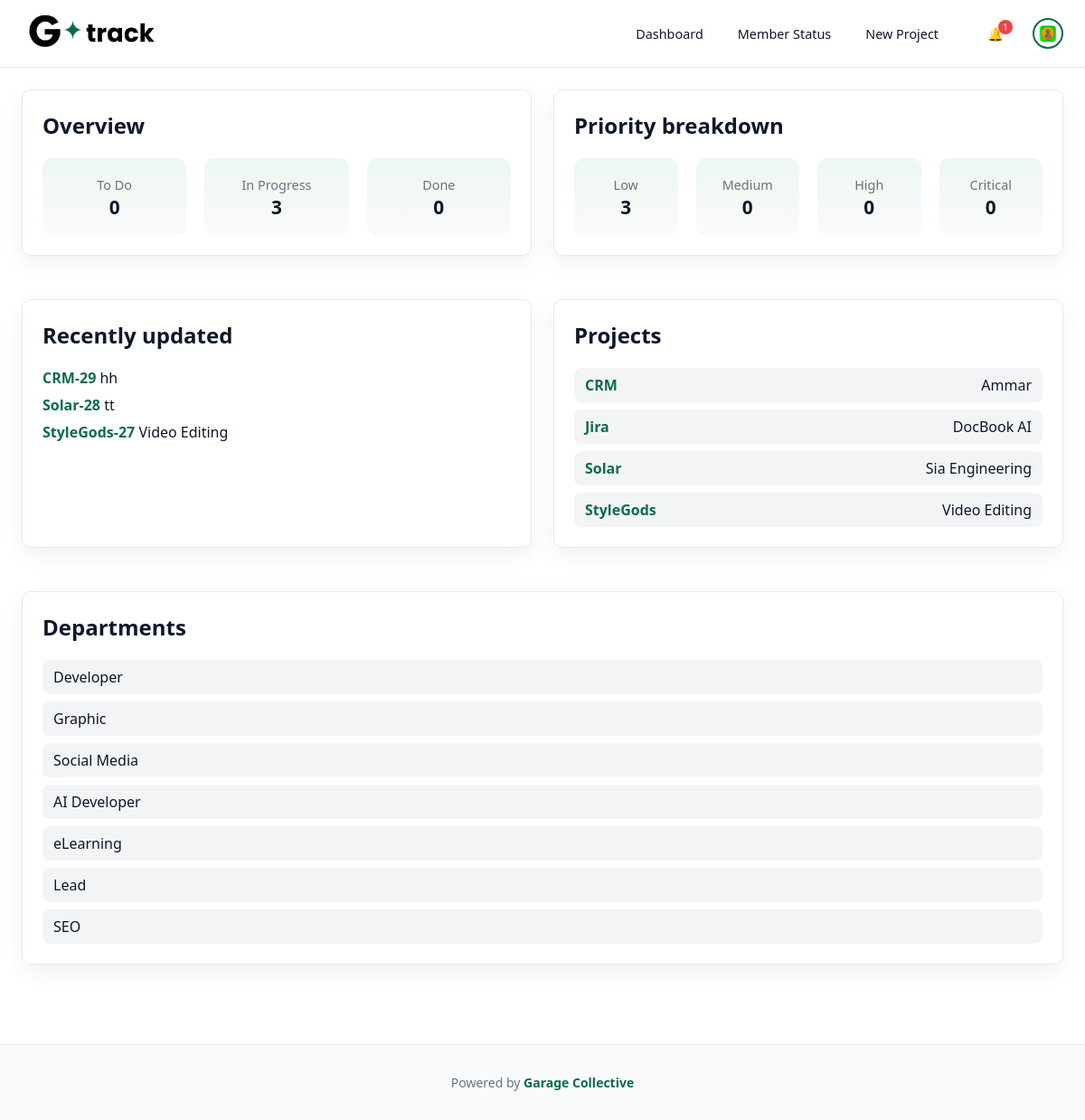
Before: / (signed in) with the older database file.
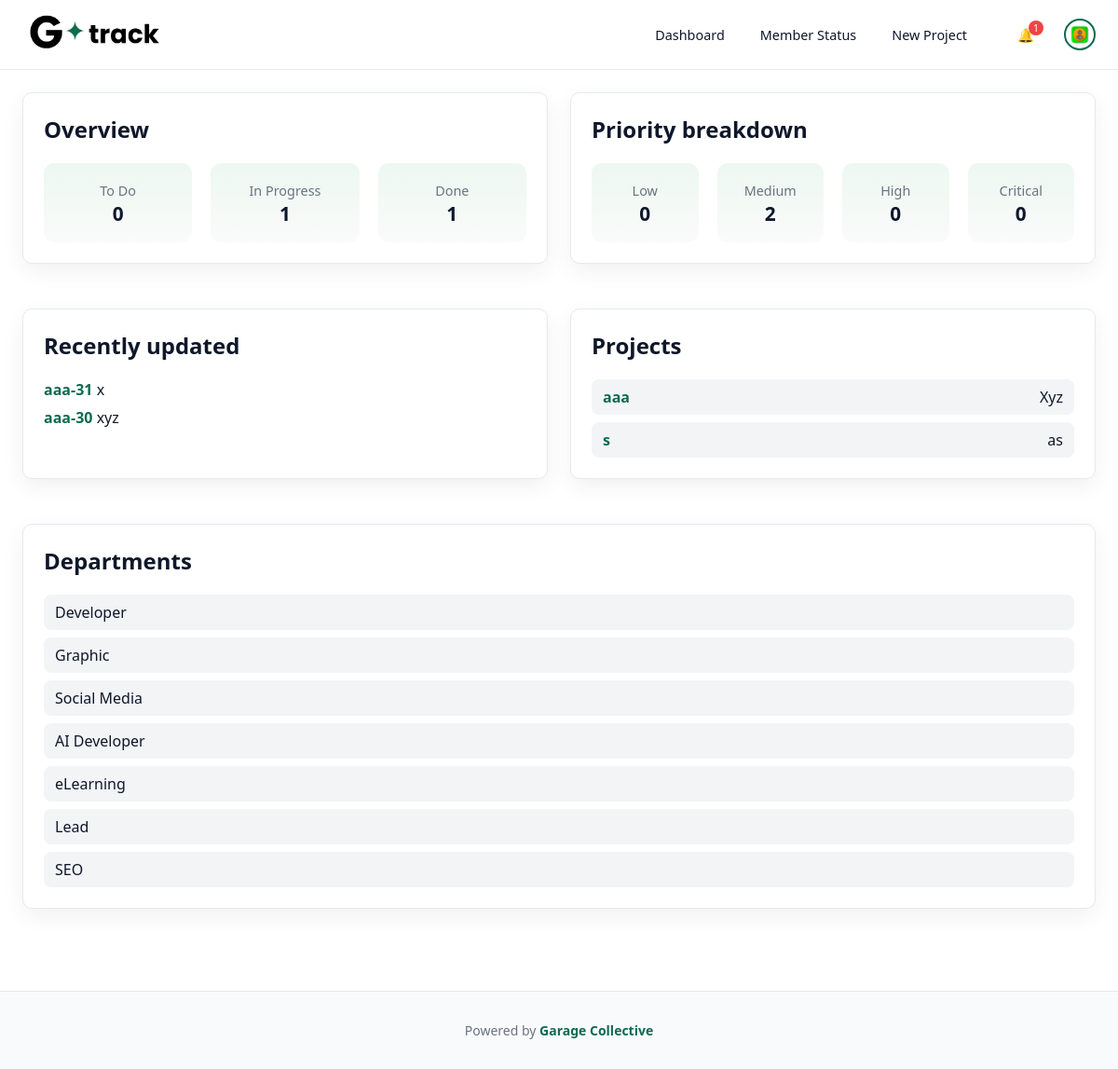
After: the same page with the newer database file.
### board/models.py (models this page shows, shortened)
class Issue(models.Model):
    STATUS_CHOICES = [
        ("TODO", "To Do"),
        ("IN_PROGRESS", "In Progress"),
        ("DONE", "Done"),
    ]
    PRIORITY_CHOICES = [
        ("LOW", "Low"),
        ("MEDIUM", "Medium"),
        ("HIGH", "High"),
        ("CRITICAL", "Critical"),
    ]
    project = models.ForeignKey(Project, related_name="issues", on_delete=models.CASCADE)
    title = models.CharField(max_length=200)
    description = models.TextField(blank=True)
    status = models.CharField(max_length=20, choices=STATUS_CHOICES, default="TODO")
    priority = models.CharField(max_length=20, choices=PRIORITY_CHOICES, default="MEDIUM")
    assignee = models.ForeignKey(User, null=True, blank=True, on_delete=models.SET_NULL)
    members = models.ManyToManyField(
        User,
        related_name="issue_memberships",
        blank=True,
    )
    due_date = models.DateField(null=True, blank=True)
    show_on_board = models.BooleanField(
        default=True,
        help_text="If false the issue is hidden from the project's kanban columns but still visible in My Tasks and issue detail."
    )
    created_at = models.DateTimeField(auto_now_add=True)
    updated_at = models.DateTimeField(auto_now=True)
    class Meta:
        ordering = ["-created_at"]

class Project(models.Model):
    name = models.CharField(max_length=100)
    key = models.CharField(
        max_length=10,
        unique=True,                      # keep this if you want each key only once
        help_text="Short code, e.g. CRM",
    )
    description = models.TextField(blank=True)
    owner = models.ForeignKey(
        User,
        related_name="owned_projects",
        on_delete=models.CASCADE,
    )
    issue_date = models.DateField(null=True, blank=True)
    deadline_date = models.DateField(null=True, blank=True)
    sop = models.TextField(
        blank=True,
        help_text="Step-by-step SOP for this project.",
    )
    reference_url = models.URLField(
        blank=True,
        null=True,
        help_text="Optional: link to docs / design / folder for this project.",
    )
    members = models.ManyToManyField(
        User,
        related_name="projects",
        blank=True,
        help_text="Team members who can see this project.",
    )
    department = models.CharField(
        max_length=50,
        choices=Profile.DEPARTMENT_CHOICES,
        blank=True,
        null=True,
        help_text="Department this project belongs to",
    )
    created_at = models.DateTimeField(auto_now_add=True)
    class Meta:
        ordering = ["name"]

### board/views.py (the view)
# urls.py: path("", DashboardView.as_view(), name="dashboard"),
class DashboardView(LoginRequiredMixin, TemplateView):
    template_name = "board/dashboard.html"
    def get_context_data(self, **kwargs):
        ctx = super().get_context_data(**kwargs)
        user = self.request.user
        profile = getattr(user, "profile", None)
        if profile and profile.role == Profile.ROLE_BOSS:
            projects = Project.objects.all()
        else:
            projects = Project.objects.filter(
                Q(owner=user) | Q(members=user)
            ).distinct()
        ctx["projects"] = projects
        issues_qs = Issue.objects.filter(project__in=projects)
        ctx["issue_counts"] = {
            "todo": issues_qs.filter(status="TODO").count(),
            "in_progress": issues_qs.filter(status="IN_PROGRESS").count(),
            "done": issues_qs.filter(status="DONE").count(),
        }
        ctx["priority_counts"] = {
            "low": issues_qs.filter(priority="LOW").count(),
            "medium": issues_qs.filter(priority="MEDIUM").count(),
            "high": issues_qs.filter(priority="HIGH").count(),
            "critical": issues_qs.filter(priority="CRITICAL").count(),
        }
        ctx["recent_issues"] = (
            issues_qs.select_related("project", "assignee")
            .order_by("-updated_at")[:5]
        )
        ctx["profile"] = profile
        ctx["department_choices"] = Profile.DEPARTMENT_CHOICES
        return ctx

### board/context_processors.py (called while the page is built)
def user_issue_counts(request):
    if not request.user.is_authenticated:
        return {}
    today = timezone.localdate()
    overdue = Issue.objects.filter(
        assignee=request.user,
        due_date__lt=today
    ).exclude(status="DONE").count()
    open_issues = Issue.objects.filter(
        assignee=request.user
    ).exclude(status="DONE").count()
    return {
        "nav_overdue_count": overdue,
        "nav_open_issue_count": open_issues,
    }

def notifications_context(request):
    if request.user.is_authenticated:
        count = Notification.objects.filter(
            user=request.user,
            is_read=False
        ).count()
    else:
        count = 0
    return {"unread_notifications_count": count}

### board/templates/board/dashboard.html (shortened to what this page needs)
{% extends 'base.html' %}
{% block content %}
<div class="dashboard-grid">
  <div class="dashboard-row">
    <section class="card stats">
      <h2>Overview</h2>
      <div class="stats-row">
        <div class="stat">
          <span class="label">To Do</span>
          <span class="value">{{ issue_counts.todo }}</span>
        </div>
        <div class="stat">
          <span class="label">In Progress</span>
          <span class="value">{{ issue_counts.in_progress }}</span>
        </div>
        <div class="stat">
          <span class="label">Done</span>
          <span class="value">{{ issue_counts.done }}</span>
        </div>
      </div>
    </section>
    <section class="card">
      <h2>Priority breakdown</h2>
      <div class="stats-row">
        <div class="stat">
          <span class="label">Low</span>
          <span class="value">{{ priority_counts.low }}</span>
        </div>
        <div class="stat">
          <span class="label">Medium</span>
          <span class="value">{{ priority_counts.medium }}</span>
        </div>
        <div class="stat">
          <span class="label">High</span>
          <span class="value">{{ priority_counts.high }}</span>
        </div>
        <div class="stat">
          <span class="label">Critical</span>
          <span class="value">{{ priority_counts.critical }}</span>
        </div>
      </div>
    </section>
  </div>
  <div class="dashboard-row">
    <section class="card">
      <h2>Recently updated</h2>
      <ul class="project-list">
        {% for issue in recent_issues %}
          <li>
            <span class="project-key">{{ issue.project.key }}-{{ issue.id }}</span>
            <span class="project-name">{{ issue.title }}</span>
          </li>
        {% empty %}
          <li>No issues yet.</li>
        {% endfor %}
      </ul>
    </section>
    <section class="card">
      <h2>Projects</h2>
      {% if projects %}
        <ul class="project-list">
          {% for p in projects %}
            <li>
              <a href="{% url 'project_board' p.pk %}">
                <span class="project-key">{{ p.key }}</span>
                <span class="project-name">{{ p.name }}</span>
              </a>
            </li>
          {% endfor %}
        </ul>
      {% else %}
        {% if user.profile.role == "BOSS" or user.profile.role == "LEAD" %}
          <p>No projects yet. <a href="{% url 'project_create' %}">Create one.</a></p>
        {% else %}
          <p>No projects yet.</p>
        {% endif %}
      {% endif %}
    </section>
  </div>
  {% if profile.role == 'BOSS' %}
    <section class="card">
      <h2>Departments</h2>
      <ul class="project-list">
        {% for code, label in department_choices %}
          <li>
            <a href="{% url 'department_projects' code %}">
              {{ label }}
            </a>
          </li>
        {% endfor %}
      </ul>
    </section>
  {% endif %}
</div>
{% endblock %}

Changed rows visible on the page:
removed Issue: project.key "CRM", id "29", title "hh"
removed Issue: project.key "Solar", id "28", title "tt"
removed Issue: project.key "StyleGods", id "27", title "Video Editing"
removed Project: key "CRM", name "Ammar"
removed Project: key "Jira", name "DocBook AI"
removed Project: key "Solar", name "Sia Engineering"
removed Project: key "StyleGods", name "Video Editing"
added Issue: project.key "aaa", id "31", title "x"
added Issue: project.key "aaa", id "30", title "xyz"
added Project: key "aaa", name "Xyz"
added Project: key "s", name "as"
Other visible differences:
{{ issue_counts.in_progress }}: "3" → "1"
{{ issue_counts.done }}: "0" → "1"
{{ priority_counts.low }}: "3" → "0"
{{ priority_counts.medium }}: "0" → "2"
